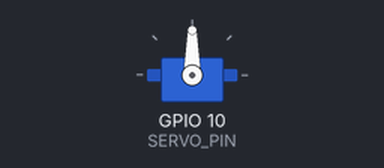
The sketch below on a simulated Seeed XIAO ESP32-C3. Parts: servo.

Above: at 1.55 s.
At 4.95 s:
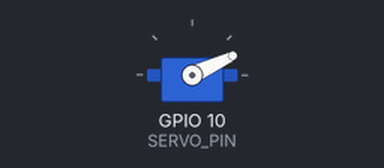
At 8.45 s:
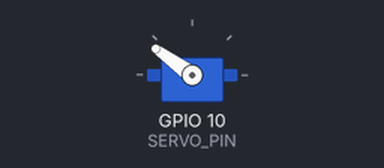
At 15.35 s:
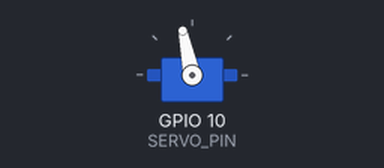
Timing chart, 0 to 21.4 s (numbered marks = the images above):
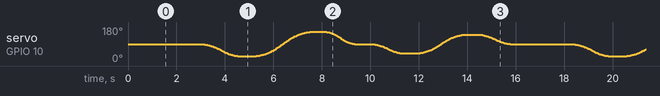

The sketch:

xiao_esp32c3_d10_single_smooth_servo.ino
```cpp
#include <ESP32Servo.h>

// XIAO ESP32C3: D10 has been verified with an LED blink test.
static constexpr int SERVO_PIN = D10;

static constexpr int SERVO_MIN_US = 500;
static constexpr int SERVO_MAX_US = 2400;

static constexpr int SERVO_MIN_DEG = 0;
static constexpr int SERVO_MAX_DEG = 180;
static constexpr int SERVO_CENTER_DEG = 90;

static constexpr int FRAME_DELAY_MS = 18;

Servo servo;
float servoDeg = SERVO_CENTER_DEG;

static float easeInOut(float t) {
  return t < 0.5f ? 2.0f * t * t : 1.0f - powf(-2.0f * t + 2.0f, 2.0f) * 0.5f;
}

static void writeServo(float deg) {
  servoDeg = constrain(deg, SERVO_MIN_DEG, SERVO_MAX_DEG);
  servo.write(static_cast<int>(servoDeg + 0.5f));
}

static void moveSmooth(float targetDeg, int durationMs) {
  const float startDeg = servoDeg;
  const int steps = max(1, durationMs / FRAME_DELAY_MS);

  for (int i = 0; i <= steps; i++) {
    const float t = static_cast<float>(i) / static_cast<float>(steps);
    const float e = easeInOut(t);
    const float nextDeg = startDeg + (targetDeg - startDeg) * e;
    writeServo(nextDeg);
    delay(FRAME_DELAY_MS);
  }
}

static void holdPose(int holdMs) {
  delay(holdMs);
}

void setup() {
  servo.setPeriodHertz(50);
  servo.attach(SERVO_PIN, SERVO_MIN_US, SERVO_MAX_US);

  writeServo(SERVO_CENTER_DEG);
  delay(1500);
}

void loop() {
  moveSmooth(90, 900);
  holdPose(500);

  moveSmooth(25, 1800);
  holdPose(350);

  moveSmooth(155, 2600);
  holdPose(350);

  moveSmooth(90, 1400);
  holdPose(500);

  moveSmooth(40, 1500);
  holdPose(350);

  moveSmooth(140, 2200);
  holdPose(350);

  moveSmooth(90, 1500);
  holdPose(900);
}
```
